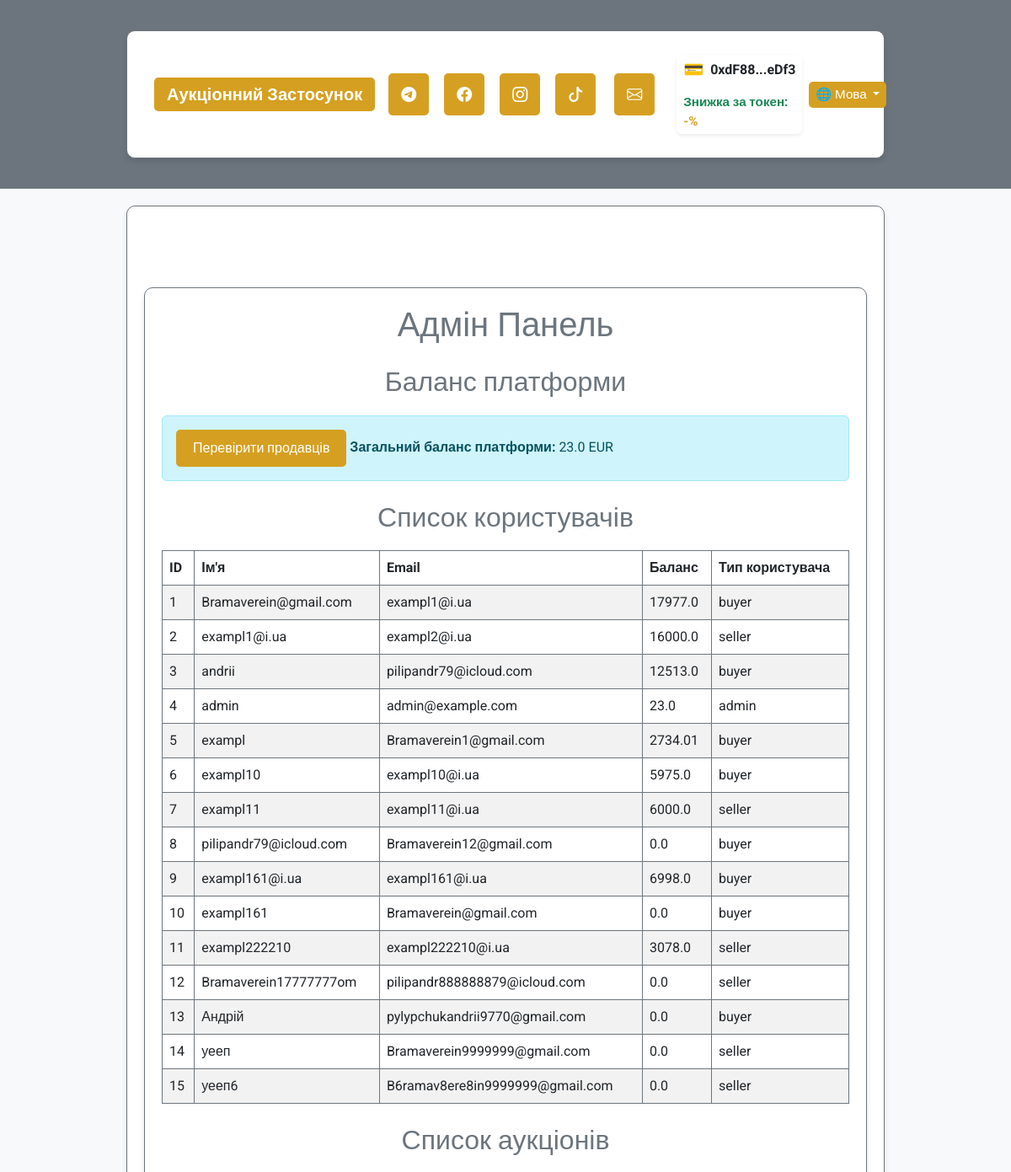
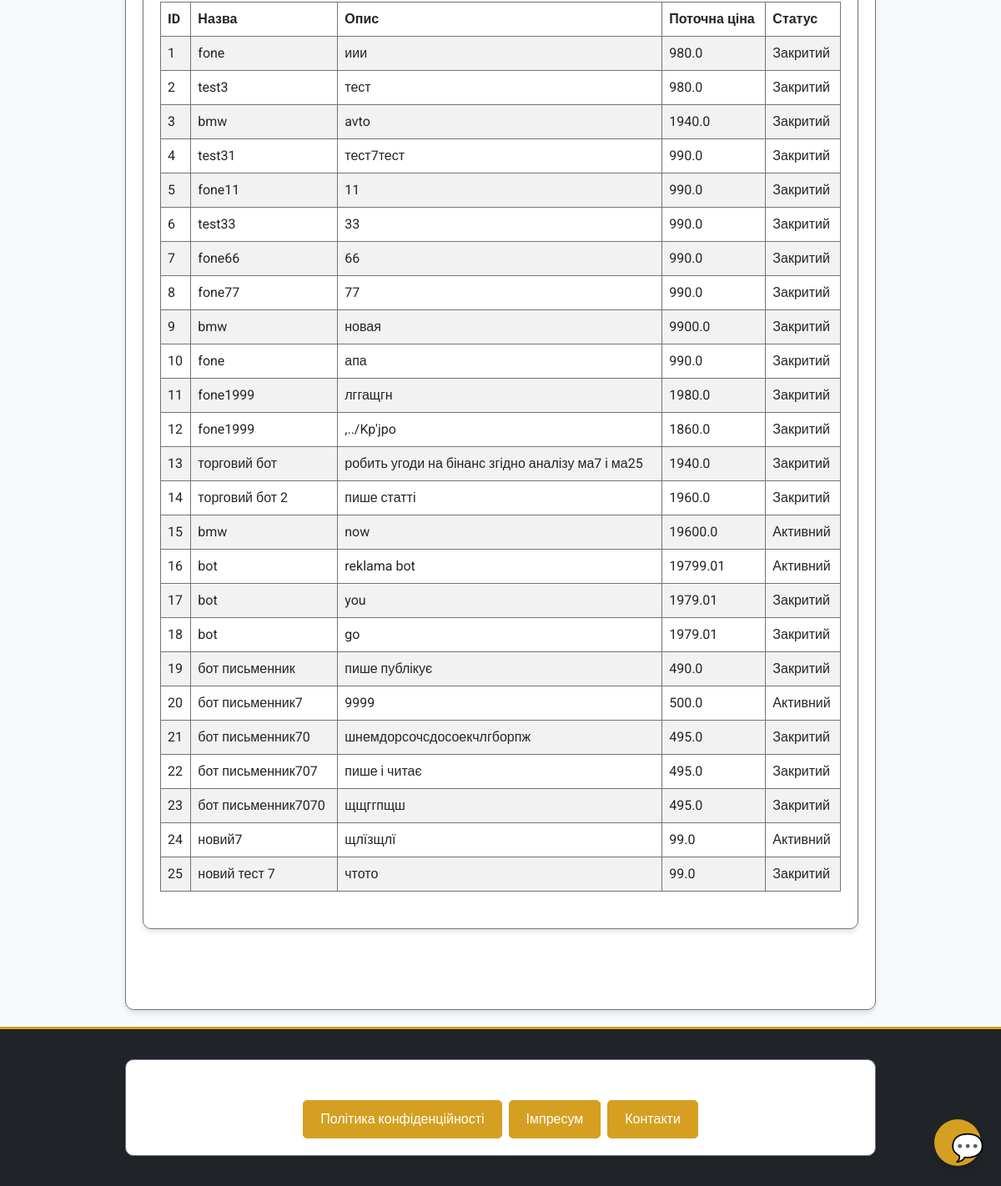
Screenshot of /admin/dashboard (signed in) with the database file from the repository (2 pictures, top to bottom).
### app/models/user.py (models this page shows, shortened)
class User(UserMixin, db.Model):
    __tablename__ = 'users'
    id = db.Column(db.Integer, primary_key=True)
    username = db.Column(db.String(80), nullable=False, unique=True)
    email = db.Column(db.String(120), nullable=False, unique=True)
    password_hash = db.Column(db.String(128), nullable=False)
    balance = db.Column(db.Float, default=0.0)
    platform_balance = db.Column(db.Float, default=0.0)  # Баланс платформи
    user_type = db.Column(db.String(10), nullable=False)  # "buyer", "seller", "admin"
    is_admin = db.Column(db.Boolean, default=False)  # Поле для адміністратора
    wallet_address = db.Column(db.String(42), nullable=True)  # Адреса криптогаманця
    verification_document = db.Column(db.String(255))
    is_verified = db.Column(Boolean, default=False)
    company_name = db.Column(db.String(255))
    tax_id = db.Column(db.String(64))
    language = db.Column(db.String(5), default='ua')  # 'ua', 'en', 'de'
    auctions_created = db.relationship('Auction', foreign_keys='Auction.seller_id', backref='seller', lazy=True)
    auctions_won = db.relationship('Auction', foreign_keys='Auction.winner_id', backref='winner', lazy=True)
    auction_participations = db.relationship('AuctionParticipant', back_populates='user', lazy=True)

### app/models/auction.py (models this page shows, shortened)
class Auction(db.Model):
    __tablename__ = 'auctions'
    id = db.Column(db.Integer, primary_key=True)
    title = db.Column(db.String(255), nullable=False)
    description = db.Column(db.Text, nullable=False)
    starting_price = db.Column(db.Float, nullable=False)
    current_price = db.Column(db.Float, nullable=False)
    seller_id = db.Column(db.Integer, db.ForeignKey('users.id'), nullable=False)
    total_participants = db.Column(db.Integer, default=0, nullable=False)
    is_active = db.Column(db.Boolean, default=True, nullable=False)
    winner_id = db.Column(db.Integer, db.ForeignKey('users.id'), nullable=True)
    total_earnings = db.Column(db.Float, default=0.0, nullable=False)
    created_at = db.Column(db.DateTime, default=db.func.now(), nullable=False)
    updated_at = db.Column(db.DateTime, default=db.func.now(), onupdate=db.func.now(), nullable=False)
    photos = db.Column(JSON, default=list)  # Поле для зберігання шляхів до фото у форматі JSON
    is_confirmed = db.Column(db.Boolean, default=False, nullable=False)  # Чи підтверджено отримання товару
    main_photo_idx = db.Column(db.Integer, default=0)  # Індекс головного фото
    participants = relationship(
        'AuctionParticipant', back_populates='auction', cascade='all, delete-orphan', lazy='dynamic'
    )

### app/routes/admin_routes.py (the view)
@admin_bp.route('/dashboard', methods=['GET'])
@login_required
def admin_dashboard():
    if not current_user.is_admin:
        return "Доступ заборонено", 403
    users = User.query.all()
    auctions = Auction.query.all()
    admin_balance = current_user.balance  # Поточний баланс адміністратора
    return render_template('admin/dashboard.html',
                           users=users,
                           auctions=auctions,
                           admin_balance=admin_balance,
                           lang=session.get('lang', 'ua'),
                           ui_text=ui_text)

### app/utils/i18n_ui.py (called while the page is built)
def ui_text(key, lang):
    return ui_translations.get(key, {}).get(lang, ui_translations.get(key, {}).get('ua', key))

### app/templates/admin/dashboard.html (shortened to what this page needs)
{% extends "base.html" %}
{% block content %}
<div class="container my-5">
    <h1 class="text-center text-secondary">Адмін Панель</h1>
    <section class="my-4">
        <h2 class="text-secondary">Баланс платформи</h2>
        <div class="alert alert-info">
        <a href="{{ url_for('admin.verify_sellers') }}" class="btn btn-outline-info">Перевірити продавців</a>
            <strong>Загальний баланс платформи:</strong> {{ admin_balance }} EUR
        </div>
    </section>
    <section class="my-4">
        <h2 class="text-secondary">Список користувачів</h2>
        <table class="table table-striped">
            <thead>
                <tr>
                    <th>ID</th>
                    <th>Ім'я</th>
                    <th>Email</th>
                    <th>Баланс</th>
                    <th>Тип користувача</th>
                </tr>
            </thead>
            <tbody>
                {% for user in users %}
                <tr>
                    <td>{{ user.id }}</td>
                    <td>{{ user.username }}</td>
                    <td>{{ user.email }}</td>
                    <td>{{ user.balance }}</td>
                    <td>{{ user.user_type }}</td>
                </tr>
                {% endfor %}
            </tbody>
        </table>
    </section>
    <section class="my-4">
        <h2 class="text-secondary">Список аукціонів</h2>
        <table class="table table-striped">
            <thead>
                <tr>
                    <th>ID</th>
                    <th>Назва</th>
                    <th>Опис</th>
                    <th>Поточна ціна</th>
                    <th>Статус</th>
                </tr>
            </thead>
            <tbody>
                {% for auction in auctions %}
                <tr>
                    <td>{{ auction.id }}</td>
                    <td>{{ auction.title }}</td>
                    <td>{{ auction.description }}</td>
                    <td>{{ auction.current_price }}</td>
                    <td>{{ 'Активний' if auction.is_active else 'Закритий' }}</td>
                </tr>
                {% endfor %}
            </tbody>
        </table>
    </section>
</div>
{% endblock %}

### app/templates/base.html (shortened to what this page needs)
<!DOCTYPE html>
<html lang="{{ lang if lang else 'uk' }}">
<head>
    <link href="https://cdn.jsdelivr.net/npm/bootstrap@5.3.0/dist/css/bootstrap.min.css" rel="stylesheet">
    <link rel="stylesheet" href="https://cdn.jsdelivr.net/npm/bootstrap-icons@1.11.1/font/bootstrap-icons.css">
    <link rel="stylesheet" href="{{ url_for('static', filename='css/custom.css') }}">
</head>
<body class="bg-light text-dark" style="font-family: 'Roboto', sans-serif;">
    <header class="bg-secondary text-white py-3">
        <div class="container">
            <nav class="navbar navbar-expand-lg navbar-dark">
                <div class="container-fluid">
                    <a class="navbar-brand fw-bold" href="/">{{ ui_text('app_name', lang) }}</a>
                    <div class="d-flex align-items-center w-100 justify-content-between">
                        <div class="d-flex gap-2 align-items-center">
                            <a href="https://t.me/your_channel" class="text-white fs-5" title="{{ ui_text('telegram', lang) }}"
                                target="_blank">
                                <i class="bi bi-telegram" style="font-size:18px;"></i>
                            </a>
                            <a href="https://facebook.com/your_page" class="text-white fs-5" title="{{ ui_text('facebook', lang) }}"
                                target="_blank">
                                <i class="bi bi-facebook" style="font-size:18px;"></i>
                            </a>
                            <a href="https://instagram.com/your_page" class="text-white fs-5" title="{{ ui_text('instagram', lang) }}"
                                target="_blank">
                                <i class="bi bi-instagram" style="font-size:18px;"></i>
                            </a>
                            <a href="https://tiktok.com/@your_page" class="text-white fs-5" title="{{ ui_text('tiktok', lang) }}"
                                target="_blank">
                                <i class="bi bi-tiktok" style="font-size:18px;"></i>
                            </a>
                            <a href="mailto:info@yourdomain.com" class="text-white fs-5 ms-1" title="{{ ui_text('email', lang) }}">
                                <i class="bi bi-envelope" style="font-size:18px;"></i>
                            </a>
                        </div>
                        <div class="d-flex align-items-center ms-3">
                            {% if current_user.is_authenticated %}
                            {% if current_user.wallet_address %}
                            <div class="wallet-widget d-flex align-items-center bg-white px-2 py-1 rounded shadow-sm"
                                style="gap: 8px; flex-direction: column; align-items: flex-start;">
                                <div class="d-flex align-items-center" style="gap: 8px;">
                                    <span style="font-size: 1.2em; color: #28a745;">&#128179;</span>
                                    <span id="wallet-address-short" class="fw-bold text-dark" style="cursor:pointer;"
                                        title="{{ ui_text('copy_address', lang) }}">
                                        {{ current_user.wallet_address[:6] }}...{{ current_user.wallet_address[-4:] }}
                                    </span>
                                </div>
                                {% if user_discount is not none %}
                                <div class="small text-success fw-bold mt-1" style="font-size: 0.95em;">
                                    {{ ui_text('token_discount', lang) }}: <span style="color:#d5a021;">-{{ user_discount
                                        }}%</span>
                                </div>
                                {% endif %}
                            </div>
                            {% else %}
                            <button onclick="connectWallet()" class="btn btn-outline-warning btn-sm ms-2">{{
                                ui_text('connect_wallet', lang) }} &#128179;</button>
                            {% endif %}
                            {% endif %}
                            <div class="ms-2">
                                <div class="dropdown">
                                    <button class="btn btn-outline-light btn-sm py-1 px-2 dropdown-toggle" type="button"
                                        id="langDropdown" data-bs-toggle="dropdown" aria-expanded="false"
                                        style="font-size:0.95em;min-width:90px;">
                                        🌐 {{ ui_text('language', lang) }}
                                    </button>
                                </div>
                            </div>
                        </div>
                    </div>
                </div>
            </nav>
        </div>
    </header>
    <main class="container py-5">
        {% block content %}{% endblock %}
    </main>
    <footer class="bg-dark text-white py-3 mt-auto">
        <div class="container text-center">
            <p class="mb-1">&copy; 2024 {{ ui_text('app_name', lang) }}. {{ ui_text('rights_reserved', lang) }}</p>
            <div class="mb-0 d-flex justify-content-center gap-2">
                <a href="{{ url_for('main.privacy') }}" class="btn btn-outline-warning btn-sm">{{ ui_text('privacy_policy', lang) }}</a>
                <a href="{{ url_for('main.impressum') }}" class="btn btn-outline-warning btn-sm">{{ ui_text('impressum', lang) }}</a>
                <a href="{{ url_for('main.contacts') }}" class="btn btn-outline-warning btn-sm">{{ ui_text('contacts', lang) }}</a>
            </div>
        </div>
    </footer>
    <div id="assistant-widget" style="position:fixed;bottom:24px;right:24px;z-index:9999;">
        <button id="assistant-open-btn" class="btn btn-primary rounded-circle shadow"
            style="width:56px;height:56px;font-size:2em;">
            <span aria-label="{{ ui_text('chatbot', lang) }}" title="{{ ui_text('chatbot', lang) }}">💬</span>
        </button>
    </div>
</body>
</html>

### app/static/css/custom.css (style rules this page uses)
:root { --main-bg: #fef6e4; --main-color: #d5a021; --secondary-color: #a47449; --neutral-gray: #6c757d; --text-color: #3d3d3d; }
body { font-family: 'Roboto', sans-serif; background-color: var(--main-bg); color: var(--text-color); margin: 0; padding: 0; }
h1, h2, h3 { color: var(--main-color); text-align: center; margin-bottom: 20px; }
.container { max-width: 900px; margin: 20px auto; padding: 20px; background-color: #fff; border: 1px solid var(--neutral-gray); border-radius: 10px; box-shadow: 0 4px 6px rgba(0, 0, 0, 0.1); }
button, .btn { background-color: var(--main-color); border: none; color: #fff; font-size: 16px; padding: 10px 20px; border-radius: 5px; cursor: pointer; transition: background-color 0.3s ease; }
.btn-outline-warning { color: #fff !important; background-color: var(--main-color) !important; border: 1.5px solid var(--main-color) !important; }
table { width: 100%; border-collapse: collapse; margin: 20px 0; }
table th, table td { padding: 10px; text-align: left; border: 1px solid var(--neutral-gray); }
table th { background-color: var(--main-color); color: #fff; }
a { color: var(--main-color); text-decoration: none; }
nav a { padding: 10px 15px; display: inline-block; border-radius: 5px; margin-right: 10px; background-color: var(--main-color); color: #fff; }
footer { text-align: center; padding: 20px; background-color: var(--neutral-gray); color: #fff; margin-top: 20px; border-top: 3px solid var(--main-color); }

### rows the page displays
User: wallet_address "0xdF88", wallet_address "eDf3", balance "23.0", id "4", username "admin", email "admin@example.com", user_type "admin"
User: id "1", username "Bramaverein@gmail.com", email "exampl1@i.ua", balance "17977.0", user_type "buyer"
User: id "2", username "exampl1@i.ua", email "exampl2@i.ua", balance "16000.0", user_type "seller"
User: id "3", username "andrii", email "pilipandr79@icloud.com", balance "12513.0", user_type "buyer"
User: id "5", username "exampl", email "Bramaverein1@gmail.com", balance "2734.01", user_type "buyer"
User: id "6", username "exampl10", email "exampl10@i.ua", balance "5975.0", user_type "buyer"
User: id "7", username "exampl11", email "exampl11@i.ua", balance "6000.0", user_type "seller"
User: id "8", username "pilipandr79@icloud.com", email "Bramaverein12@gmail.com", balance "0.0", user_type "buyer"
User: id "9", username "exampl161@i.ua", email "exampl161@i.ua", balance "6998.0", user_type "buyer"
User: id "10", username "exampl161", email "Bramaverein@gmail.com", balance "0.0", user_type "buyer"
User: id "11", username "exampl222210", email "exampl222210@i.ua", balance "3078.0", user_type "seller"
User: id "12", username "Bramaverein17777777om", email "pilipandr888888879@icloud.com", balance "0.0", user_type "seller"
User: id "13", username "Андрій", email "pylypchukandrii9770@gmail.com", balance "0.0", user_type "buyer"
User: id "14", username "уееп", email "Bramaverein9999999@gmail.com", balance "0.0", user_type "seller"
User: id "15", username "уееп6", email "B6ramav8ere8in9999999@gmail.com", balance "0.0", user_type "seller"
Auction: id "1", title "fone", description "иии", current_price "980.0", is_active "Закритий"
Auction: id "2", title "test3", description "тест", current_price "980.0", is_active "Закритий"
Auction: id "3", title "bmw", description "avto", current_price "1940.0", is_active "Закритий"
Auction: id "4", title "test31", description "тест7тест", current_price "990.0", is_active "Закритий"
Auction: id "5", title "fone11", description "11", current_price "990.0", is_active "Закритий"
Auction: id "6", title "test33", description "33", current_price "990.0", is_active "Закритий"
Auction: id "7", title "fone66", description "66", current_price "990.0", is_active "Закритий"
Auction: id "8", title "fone77", description "77", current_price "990.0", is_active "Закритий"
Auction: id "9", title "bmw", description "новая", current_price "9900.0", is_active "Закритий"
Auction: id "10", title "fone", description "апа", current_price "990.0", is_active "Закритий"
Auction: id "11", title "fone1999", description "лггащгн", current_price "1980.0", is_active "Закритий"
Auction: id "12", title "fone1999", description ",../Kp'jpo", current_price "1860.0", is_active "Закритий"
Auction: id "13", title "торговий бот", description "робить угоди на бінанс згідно аналізу ма7 і ма25", current_price "1940.0", is_active "Закритий"
Auction: id "14", title "торговий бот 2", description "пише статті", current_price "1960.0", is_active "Закритий"
Auction: id "15", title "bmw", description "now", current_price "19600.0", is_active "Активний"
Auction: id "16", title "bot", description "reklama bot", current_price "19799.01", is_active "Активний"
Auction: id "17", title "bot", description "you", current_price "1979.01", is_active "Закритий"
Auction: id "18", title "bot", description "go", current_price "1979.01", is_active "Закритий"
Auction: id "19", title "бот письменник", description "пише публікує", current_price "490.0", is_active "Закритий"
Auction: id "20", title "бот письменник7", description "9999", current_price "500.0", is_active "Активний"
Auction: id "21", title "бот письменник70", description "шнемдорсочсдосоекчлгборпж", current_price "495.0", is_active "Закритий"
Auction: id "22", title "бот письменник707", description "пише і читає", current_price "495.0", is_active "Закритий"
Auction: id "23", title "бот письменник7070", description "щщггпщш", current_price "495.0", is_active "Закритий"
Auction: id "24", title "новий7", description "щлїзщлї", current_price "99.0", is_active "Активний"
Auction: id "25", title "новий тест 7", description "чтото", current_price "99.0", is_active "Закритий"

### other values shown
{{ ui_text('app_name', lang) }} "Аукціонний Застосунок"
{{ ui_text('token_discount', lang) }} "Знижка за токен"
{{ ui_text('language', lang) }} "Мова"
{{ ui_text('privacy_policy', lang) }} "Політика конфіденційності"
{{ ui_text('impressum', lang) }} "Імпресум"
{{ ui_text('contacts', lang) }} "Контакти"
